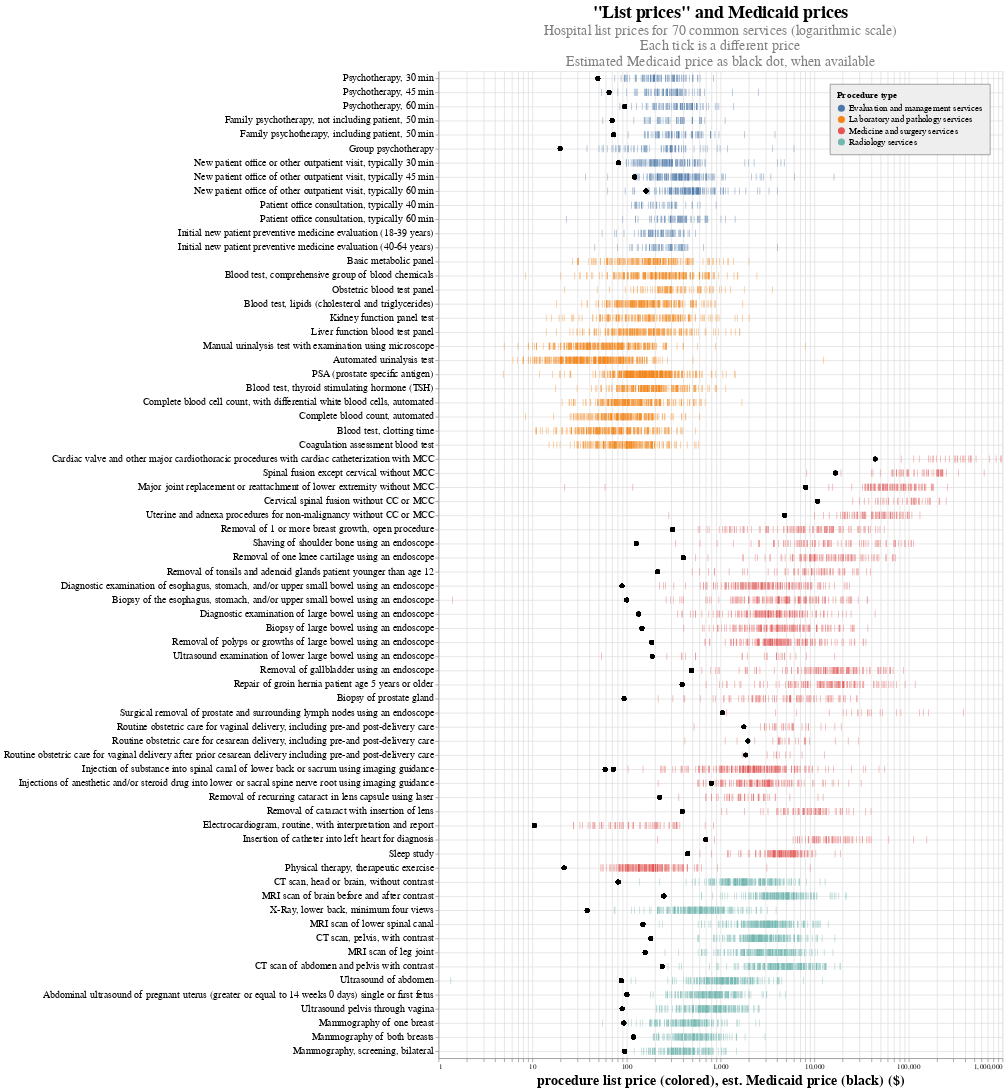

The cell this chart's notebook holds for it:
### Code cell
source = (df
          .filter(col('payer') == 'GROSS CHARGE')
          .with_column(
              col('price').mean().over(['code_extracted', 'cms_certification_num']).alias('mean_code_price')
          )
          .filter(col('price') < 2*col('mean_code_price'))
          .filter(col('price') > .5*col('mean_code_price'))
          .groupby(['code_extracted', 'cms_certification_num']).agg(col('price').mean())
          .join(cms_codes, left_on = 'code_extracted', right_on = 'code')
          .filter(col('price') > 1)
          .filter(col('price') < 1_000_000)
          .with_column(
              (col('facility_rate')*.72).alias('estimated_medicaid_rate')
          )
          # remove sample to increase number of points
          .sample(10_000)
          .to_pandas())

# MCC = major complications or comorbidities
# CC = complications or comorbidities

payers = (
    alt.Chart(source, 
             )
    .mark_tick(
        opacity = .5,
        size = 10,
    )
    .encode(
        x=alt.X(
            title = 'procedure list price (colored), est. Medicaid price (black) ($)',
            field = 'price',
            scale = alt.Scale(type ='log'),
        ),
        y=alt.Y(
            # title = '',
            field='description',
            sort = cms_codes.sort('kind')['description'].to_list(),
        ),
        color=alt.Color('kind', title ='Procedure type', legend=alt.Legend(symbolOpacity=1)),
    )
)

medicare = (
    alt.Chart(source)
    .mark_point(
        color = 'black',
        filled = True,
        size = 40,
    )
    .encode(
        x=alt.X(
            # field = 'facility_rate',
            field = 'estimated_medicaid_rate',
            scale = alt.Scale(type ='log', domain = (1, 1_000_000))
        ),
        y=alt.Y(
            title = '',
            field='description',
            sort = cms_codes.sort('kind')['description'].to_list(),
        ),
    )
)

chart = payers + medicare

chart = (chart
         .properties(
                 title={
                      "text": ['"List prices" and Medicaid prices'], 
                      "subtitle": ['Hospital list prices for 70 common services (logarithmic scale)',
                                   'Each tick is a different price',
                                   'Estimated Medicaid price as black dot, when available']
                    },
             width = 800,
         )
         .configure_title(
            fontSize = 25,
            anchor = 'middle',
            subtitleFontSize = 20,
            subtitleColor = 'gray',
         ).configure_legend(
             labelFontSize = 13,
             titleFontSize = 13,
             orient = 'top-right',
         ).configure_axisY(
             grid = True
         ).configure_axisLeft(
             labelFontSize = 14,
             labelLimit = 700,
         ).configure_axisBottom(
             titleFontSize = 20,
         )
)

# chart.save('fig_gross.png')

chart

### Figure 1 — Vega-Lite specification as saved in the notebook (floating-point values rounded to 4 significant figures; data arrays with more than 128 entries replaced by an {"elided": "..."} marker saying what was removed)
{"config": {"legend": {"labelLimit": 700, "strokeColor": "gray", "fillColor": "#EEEEEE", "padding": 10, "labelFontSize": 13, "orient": "top-right", "titleFontSize": 13}, "axisBottom": {"titleFontSize": 20}, "axisLeft": {"labelFontSize": 14, "labelLimit": 700}, "axisY": {"grid": true}, "title": {"anchor": "middle", "fontSize": 25, "subtitleColor": "gray", "subtitleFontSize": 20}}, "layer": [{"mark": {"type": "tick", "opacity": 0.5, "size": 10}, "encoding": {"color": {"field": "kind", "legend": {"symbolOpacity": 1}, "title": "Procedure type", "type": "nominal"}, "x": {"field": "price", "scale": {"type": "log"}, "title": "procedure list price (colored), est. Medicaid price (black) ($)"}, "y": {"field": "description", "sort": ["Psychotherapy, 30 min", "Psychotherapy, 45 min", "Psychotherapy, 60 min", "Family psychotherapy, not including patient, 50 min", "Family psychotherapy, including patient, 50 min", "Group psychotherapy", "New patient office or other outpatient visit, typically 30 min", "New patient office of other outpatient visit, typically 45 min", "New patient office of other outpatient visit, typically 60 min", "Patient office consultation, typically 40 min", "Patient office consultation, typically 60 min", "Initial new patient preventive medicine evaluation (18-39 years)", "Initial new patient preventive medicine evaluation (40-64 years)", "Basic metabolic panel", "Blood test, comprehensive group of blood chemicals", "Obstetric blood test panel", "Blood test, lipids (cholesterol and triglycerides)", "Kidney function panel test", "Liver function blood test panel", "Manual urinalysis test with examination using microscope", "Manual urinalysis test with examination using microscope", "Automated urinalysis test", "Automated urinalysis test", "PSA (prostate specific antigen)", "PSA (prostate specific antigen)", "Blood test, thyroid stimulating hormone (TSH)", "Complete blood cell count, with differential white blood cells, automated", "Complete blood count, automated", "Blood test, clotting time", "Coagulation assessment blood test", "Cardiac valve and other major cardiothoracic procedures with cardiac catheterization with MCC", "Spinal fusion except cervical without MCC", "Major joint replacement or reattachment of lower extremity without MCC", "Cervical spinal fusion without CC or MCC", "Uterine and adnexa procedures for non-malignancy without CC or MCC", "Removal of 1 or more breast growth, open procedure", "Shaving of shoulder bone using an endoscope", "Removal of one knee cartilage using an endoscope", "Removal of tonsils and adenoid glands patient younger than age 12", "Diagnostic examination of esophagus, stomach, and/or upper small bowel using an endoscope", "Biopsy of the esophagus, stomach, and/or upper small bowel using an endoscope", "Diagnostic examination of large bowel using an endoscope", "Biopsy of large bowel using an endoscope", "Removal of polyps or growths of large bowel using an endoscope", "Ultrasound examination of lower large bowel using an endoscope", "Removal of gallbladder using an endoscope", "Repair of groin hernia patient age 5 years or older", "Biopsy of prostate gland", "Surgical removal of prostate and surrounding lymph nodes using an endoscope", "Routine obstetric care for vaginal delivery, including pre-and post-delivery care", "Routine obstetric care for cesarean delivery, including pre-and post-delivery care", "Routine obstetric care for vaginal delivery after prior cesarean delivery including pre-and post-delivery care", "Injection of substance into spinal canal of lower back or sacrum using imaging guidance", "Injection of substance into spinal canal of lower back or sacrum using imaging guidance", "Injections of anesthetic and/or steroid drug into lower or sacral spine nerve root using imaging guidance", "Removal of recurring cataract in lens capsule using laser", "Removal of cataract with insertion of lens", "Electrocardiogram, routine, with interpretation and report", "Insertion of catheter into left heart for diagnosis", "Sleep study", "Physical therapy, therapeutic exercise", "CT scan, head or brain, without contrast", "MRI scan of brain before and after contrast", "X-Ray, lower back, minimum four views", "MRI scan of lower spinal canal", "CT scan, pelvis, with contrast", "MRI scan of leg joint", "CT scan of abdomen and pelvis with contrast", "Ultrasound of abdomen", "Abdominal ultrasound of pregnant uterus (greater or equal to 14 weeks 0 days) single or first fetus", "Ultrasound pelvis through vagina", "Mammography of one breast", "Mammography of both breasts", "Mammography, screening, bilateral"]}}}, {"mark": {"type": "point", "color": "black", "filled": true, "size": 40}, "encoding": {"x": {"field": "estimated_medicaid_rate", "scale": {"domain": [1, 1000000], "type": "log"}}, "y": {"field": "description", "sort": ["Psychotherapy, 30 min", "Psychotherapy, 45 min", "Psychotherapy, 60 min", "Family psychotherapy, not including patient, 50 min", "Family psychotherapy, including patient, 50 min", "Group psychotherapy", "New patient office or other outpatient visit, typically 30 min", "New patient office of other outpatient visit, typically 45 min", "New patient office of other outpatient visit, typically 60 min", "Patient office consultation, typically 40 min", "Patient office consultation, typically 60 min", "Initial new patient preventive medicine evaluation (18-39 years)", "Initial new patient preventive medicine evaluation (40-64 years)", "Basic metabolic panel", "Blood test, comprehensive group of blood chemicals", "Obstetric blood test panel", "Blood test, lipids (cholesterol and triglycerides)", "Kidney function panel test", "Liver function blood test panel", "Manual urinalysis test with examination using microscope", "Manual urinalysis test with examination using microscope", "Automated urinalysis test", "Automated urinalysis test", "PSA (prostate specific antigen)", "PSA (prostate specific antigen)", "Blood test, thyroid stimulating hormone (TSH)", "Complete blood cell count, with differential white blood cells, automated", "Complete blood count, automated", "Blood test, clotting time", "Coagulation assessment blood test", "Cardiac valve and other major cardiothoracic procedures with cardiac catheterization with MCC", "Spinal fusion except cervical without MCC", "Major joint replacement or reattachment of lower extremity without MCC", "Cervical spinal fusion without CC or MCC", "Uterine and adnexa procedures for non-malignancy without CC or MCC", "Removal of 1 or more breast growth, open procedure", "Shaving of shoulder bone using an endoscope", "Removal of one knee cartilage using an endoscope", "Removal of tonsils and adenoid glands patient younger than age 12", "Diagnostic examination of esophagus, stomach, and/or upper small bowel using an endoscope", "Biopsy of the esophagus, stomach, and/or upper small bowel using an endoscope", "Diagnostic examination of large bowel using an endoscope", "Biopsy of large bowel using an endoscope", "Removal of polyps or growths of large bowel using an endoscope", "Ultrasound examination of lower large bowel using an endoscope", "Removal of gallbladder using an endoscope", "Repair of groin hernia patient age 5 years or older", "Biopsy of prostate gland", "Surgical removal of prostate and surrounding lymph nodes using an endoscope", "Routine obstetric care for vaginal delivery, including pre-and post-delivery care", "Routine obstetric care for cesarean delivery, including pre-and post-delivery care", "Routine obstetric care for vaginal delivery after prior cesarean delivery including pre-and post-delivery care", "Injection of substance into spinal canal of lower back or sacrum using imaging guidance", "Injection of substance into spinal canal of lower back or sacrum using imaging guidance", "Injections of anesthetic and/or steroid drug into lower or sacral spine nerve root using imaging guidance", "Removal of recurring cataract in lens capsule using laser", "Removal of cataract with insertion of lens", "Electrocardiogram, routine, with interpretation and report", "Insertion of catheter into left heart for diagnosis", "Sleep study", "Physical therapy, therapeutic exercise", "CT scan, head or brain, without contrast", "MRI scan of brain before and after contrast", "X-Ray, lower back, minimum four views", "MRI scan of lower spinal canal", "CT scan, pelvis, with contrast", "MRI scan of leg joint", "CT scan of abdomen and pelvis with contrast", "Ultrasound of abdomen", "Abdominal ultrasound of pregnant uterus (greater or equal to 14 weeks 0 days) single or first fetus", "Ultrasound pelvis through vagina", "Mammography of one breast", "Mammography of both breasts", "Mammography, screening, bilateral"], "title": ""}}}], "data": {"name": "data-ab2bfdb201aa9b7f059b57c6aa2aa23b"}, "title": {"text": ["\"List prices\" and Medicaid prices"], "subtitle": ["Hospital list prices for 70 common services (logarithmic scale)", "Each tick is a different price", "Estimated Medicaid price as black dot, when available"]}, "width": 800, "$schema": "https://vega.github.io/schema/vega-lite/v4.17.0.json", "datasets": {"data-ab2bfdb201aa9b7f059b57c6aa2aa23b": {"elided": "10000 records"}}}
